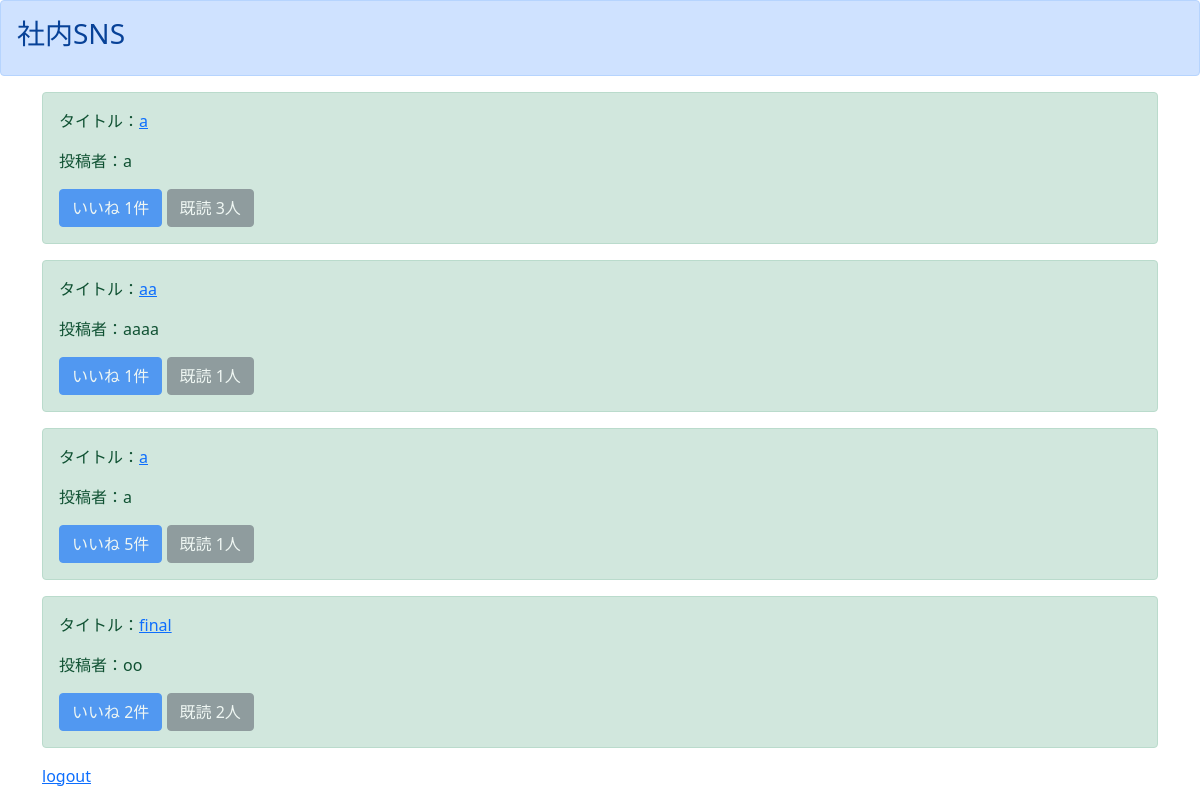
The page /list/ (signed in) on the database as committed earlier.
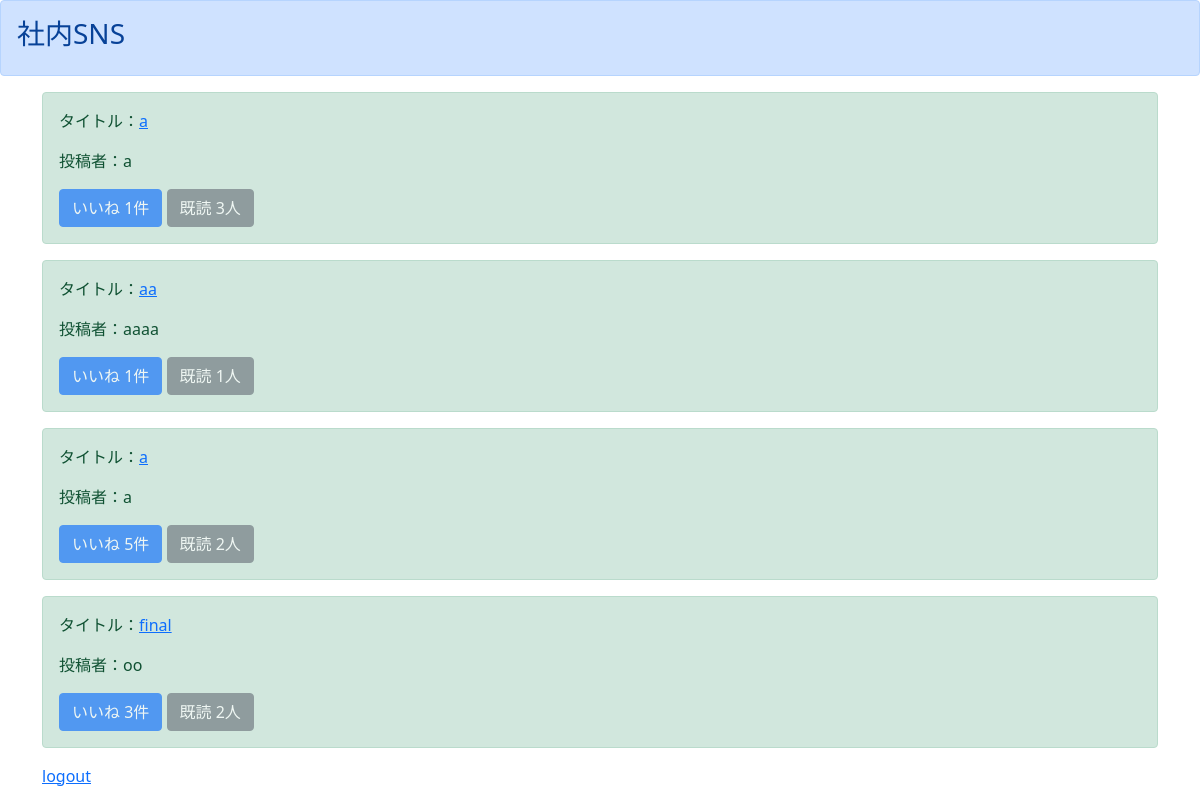
The same page on the database as committed later.
### cosnsApp/models.py (models this page shows)
class cosnsModel(models.Model):
    title = models.CharField(max_length=100)
    content = models.TextField()
    author = models.CharField(max_length=50)
    snsimage = models.ImageField(upload_to="")
    good = models.IntegerField(null=True, blank=True, default=1)
    read = models.IntegerField(null=True, blank=True, default=1)
    readtext = models.TextField(null=True, blank=True, default='a')

### cosnsApp/views.py (the view)
# urls.py: path('list/', listfunc, name="list"),
def listfunc(request):
    object_list = cosnsModel.objects.all()
    return render(request, "list.html", {"object_list": object_list})

### templates/list.html
{% extends "base.html" %}
{% block header %}
<div class="alert alert-primary" role="alert">
    <h3>社内SNS</h3>
</div>
{% endblock header %}
{% block content %}
{% if user.is_authenticated %}
<div class="container">
    {% for item in object_list %}
    <div class="alert alert-success" role="alert">
        <p>タイトル：<a href="{% url 'detail' item.pk %}">{{ item.title }}</a></p>
        <p>投稿者：{{ item.author }}</p>
        <a href="#" class="btn btn-primary disabled" tabindex="-1" role="button" aria-disabled="true">いいね
            {{ item.good}}件</a>
        <a href="#" class="btn btn-secondary disabled" tabindex="-1" role="button" aria-disabled="true">既読
            {{ item.read}}人</a>
    </div>
    {% endfor %}
    <a href="{% url 'logout'  %}">logout</a>
</div>
{% else %}
please login
{% endif %}
{% endblock content %}

Rows that differ between the two databases and show on the page:
changed cosnsModel (number 3 of 4 on the later page): read "1" → "2"
changed cosnsModel "final": good "2" → "3"
